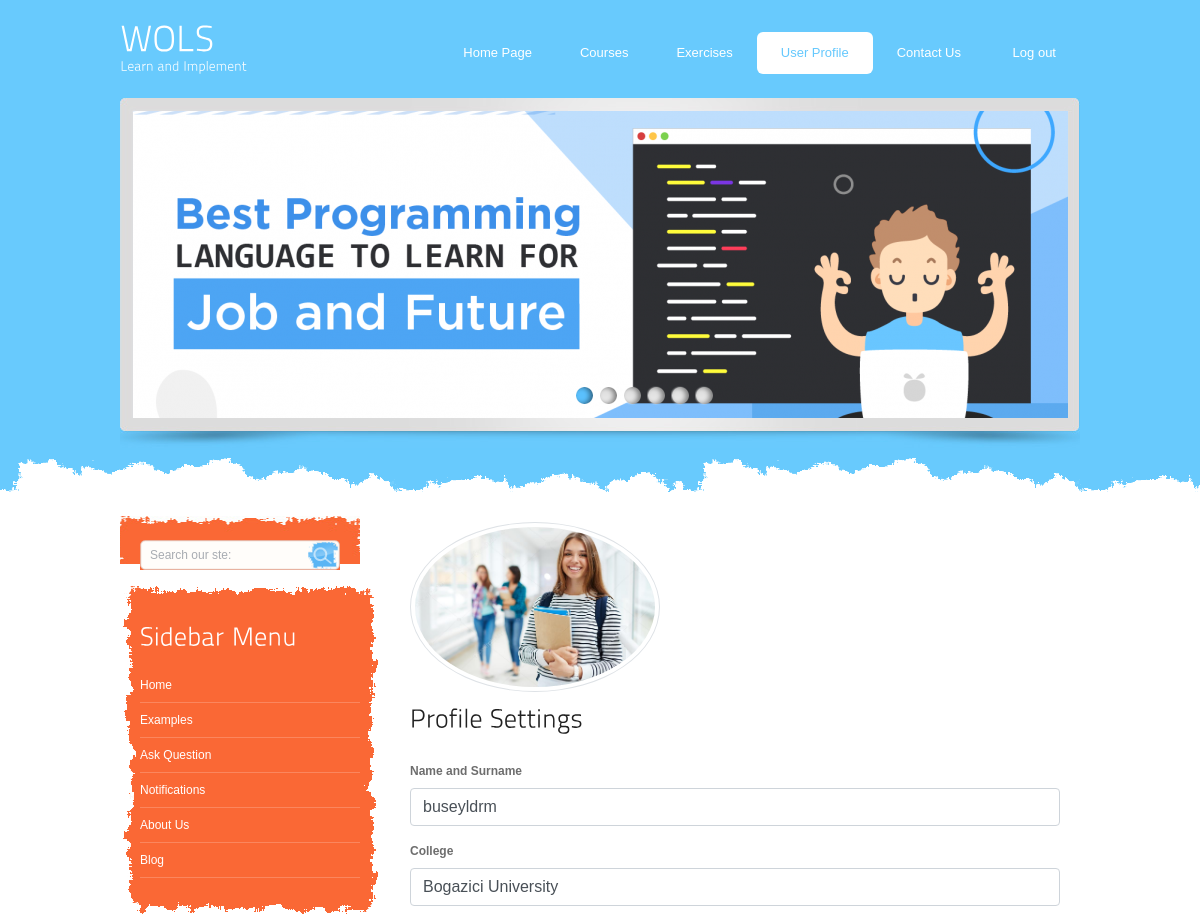
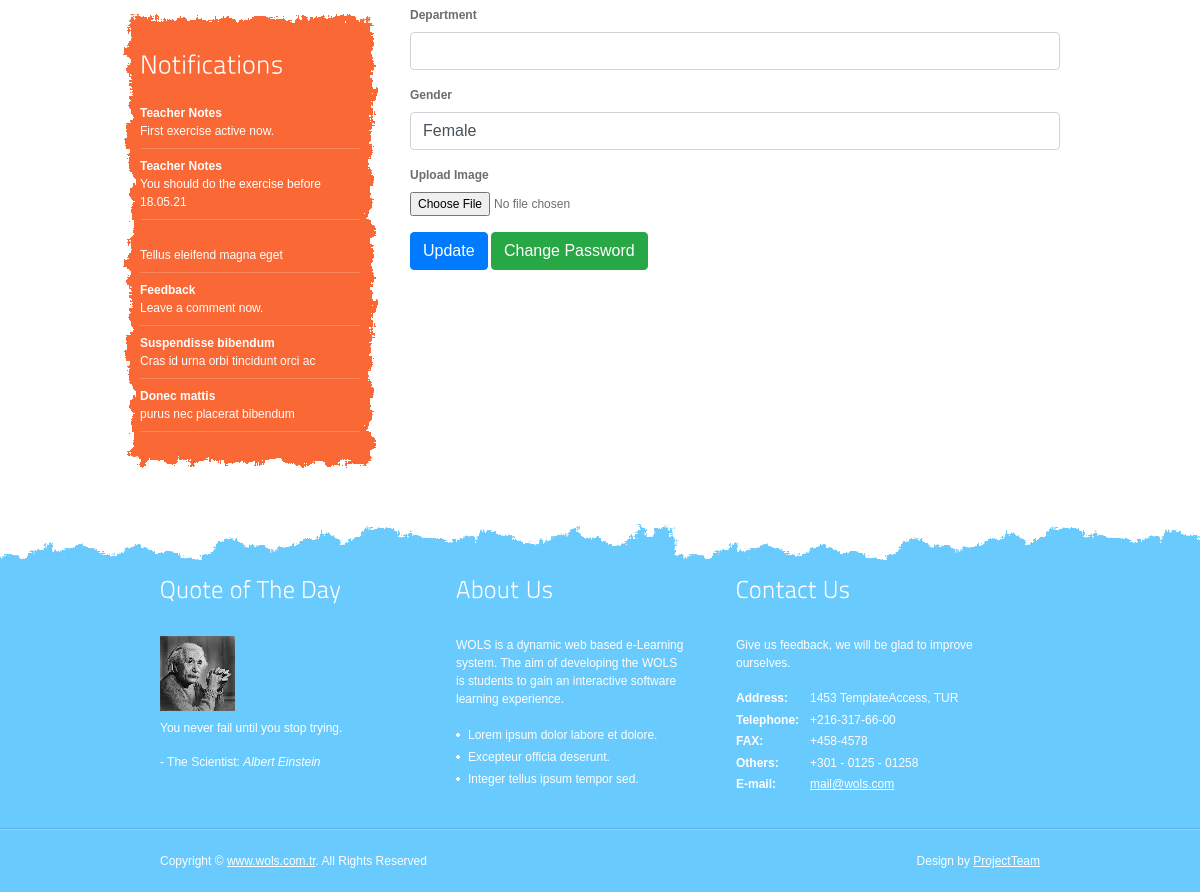
The page /student/studentProfile.php (signed in) on the database its author committed (2 pictures, top to bottom).
### tables this page shows
CREATE TABLE `user` (
  `name` varchar(50) NOT NULL,
  `college` varchar(100) NOT NULL,
  `email` varchar(50) NOT NULL,
  `password` varchar(50) NOT NULL,
  `gender` text NOT NULL,
  `images` text NOT NULL,
  `department` text NOT NULL
);

### student/studentProfile.php (the view, shortened to what this page needs)
<?php
 include"stuInclude/header.php";
 include_once('../database.php');
  if(!(isset($_SESSION['email'])))
    {
        header("location:../login.php");
    }
    else
    {
        $email = $_SESSION['email'];
    }
 $query = "SELECT * FROM user WHERE email = '$email'";
 $result = $con->query($query);
 if($result->num_rows == 1){
	 $row = $result->fetch_assoc();
	 $stuName = $row["name"];
	 $stuColl = $row["college"];
	 $stuGen = $row["gender"];
	 $stuDep = $row["department"];
 }
?>
<div class="content">
    <div class="content_resize">
      <div class="mainbar">
        <div class="article">
          <img src="../image/stu/student.jpg" width="250px" height="260px" alt="studentimage" class="img-thumbnail rounded-circle"> &emsp;&emsp;
           <h2><span>Profile</span> Settings</h2>
        </div>
        <div class="article">
          <form method="POST" enctype="multipart/form-data">
	       <div class="form-group">
           <label for="stuName"><strong>Name and Surname</strong></label>
	       <input type="text" class="form-control" id="stuName" name="stuName" value="<?php if(isset($stuName)) {echo $stuName;} ?>">
	       </div>
	       <div class="form-group">
           <label for="stuColl"><strong>College</strong></label>
	       <input type="text" class="form-control" id="stuColl" name="stuColl" value="<?php if(isset($stuColl)) {echo $stuColl;} ?>">
	       </div>
	       <div class="form-group">
           <label for="stuDep"><strong>Department</strong></label>
	       <input type="text" class="form-control" id="stuDep" name="stuDep" value="<?php if(isset($stuDep)) {echo $stuDep;} ?>">
	       </div>
	       <div class="form-group">
           <label for="stuGen"><strong>Gender</strong></label>
	       <input type="text" class="form-control" id="stuGen" name="stuGen" value="<?php if(isset($stuGen)) {echo $stuGen;} ?>">
	       </div>
	       <div class="form-group">
           <label for="stuImg"><strong>Upload Image</strong></label>
	       <input type="file" class="form-control-file" id="stuImg" name="stuImg">
	       </div>
	       <button type="submit" class="btn btn-primary" name="updateStuNameBtn">Update</button>
	       <button type="submit" class="btn btn-success" name="studentChangePass.php">Change Password</button>
	      </form>
        </div>
      </div>
      <div class="sidebar">
        <div class="searchform">
          <form id="formsearch" name="formsearch" method="post" action="#">
            <span>
            <input name="editbox_search" class="editbox_search" id="editbox_search" maxlength="80" value="Search our ste:" type="text" />
            </span>
            <input name="button_search" src="../images/search.gif" class="button_search" type="image" />
          </form>
        </div>
        <div class="g1">
          <div class="g2">
            <div class="gadget">
              <h2 class="star"><span>Sidebar</span> Menu</h2>
              <ul class="sb_menu">
                <li><a href="../index.php">Home</a></li>
                <li><a href="../examples/example1.php">Examples</a></li>
                <li><a href="../question.php">Ask Question</a></li>
                <li><a href="#">Notifications</a></li>
                <li><a href="../about.php">About Us</a></li>
                <li><a href="../blog.php">Blog</a></li>
              </ul>
            </div>
          </div>
        </div>
        <div class="g1">
          <div class="g2">
            <div class="gadget">
              <h2 class="star"><span>Notifications</span></h2>
              <ul class="ex_menu">
                <li><a href="#">Teacher Notes</a><br />
                  First exercise active now.</li>
                <li><a href="#">Teacher Notes</a><br />
                  You should do the exercise before 18.05.21</li>
                <li><a href="#"></a><br />
                  Tellus eleifend magna eget</li>
                <li><a href="#">Feedback</a><br />
                  Leave a comment now.</li>
                <li><a href="#">Suspendisse bibendum</a><br />
                  Cras id urna orbi tincidunt orci ac</li>
                <li><a href="#">Donec mattis</a><br />
                  purus nec placerat bibendum</li>
              </ul>
            </div>
          </div>
        </div>
      </div>
    </div>
  </div>
  <div class="fbg">
    <div class="fbg_resize">
      <div class="col c1">
        <h2><span>Quote</span> of The Day</h2>
        <img src="../images/einstein.jpg" width="75" height="75" /><br>
            <blockquote>
             <p>You never fail until you stop trying.</p>
             <footer>- The Scientist: <cite title="Source Title">Albert Einstein</cite></footer>
            </blockquote>
		</div>
      <div class="col c2">
        <h2><span>About</span> Us</h2>
        <p>WOLS is a dynamic web based e-Learning system. The aim of developing the WOLS is students to gain an interactive software learning experience.</p>
        <ul class="fbg_ul">
          <li><a href="#">Lorem ipsum dolor labore et dolore.</a></li>
          <li><a href="#">Excepteur officia deserunt.</a></li>
          <li><a href="#">Integer tellus ipsum tempor sed.</a></li>
        </ul>
      </div>
      <div class="col c3">
        <h2><span>Contact</span> Us</h2>
        <p>Give us feedback, we will be glad to improve ourselves.</p>
        <p class="contact_info"> <span>Address:</span> 1453 TemplateAccess, TUR<br />
          <span>Telephone:</span> +216-317-66-00<br />
          <span>FAX:</span> +458-4578<br />
          <span>Others:</span> +301 - 0125 - 01258<br />
          <span>E-mail:</span> <a href="#">mail@wols.com</a> </p>
      </div>
    </div>
  </div>
  <div class="footer">
    <div class="footer_resize">
      <p class="lf">Copyright &copy; <a href="#">www.wols.com.tr</a>. All Rights Reserved</p>
      <p class="rf">Design by <a target="_blank" href="#">ProjectTeam</a></p>
    </div>
  </div>
 <?php
    include"stuInclude/footer.php";
 ?>

### css/style.css (style rules this page uses)
body { margin:0; padding:0; width:100%; color:#6d6d6d; font:normal 12px/1.5em "Liberation sans", Arial, Helvetica, sans-serif; background:#fff; }
html, .main { padding:0; margin:0; }
h2 { margin:8px 0; padding:8px 0; font-size:26px; font-weight:normal; color:#212121; }
p { margin:8px 0; padding:0 0 8px 0; }
a { color:#65c8fd; text-decoration:underline; }
.header, .content, .menu_nav, .fbg, .footer, form, ol, ol li, ul, .content .mainbar, .content .sidebar { margin:0; padding:0; }
.content { padding:0; }
.content_resize { margin:0 auto; padding:24px 0 40px; width:960px; }
.content .mainbar { margin:0; padding:0; float:right; width:690px; }
.content .mainbar h2 { margin-bottom:0; padding-bottom:8px; font-size:26px; line-height:1.2em; color:#212121; }
.content .mainbar .article { margin:0 0 8px; padding:6px 20px; }
.content .sidebar { padding:0; float:left; width:260px; }
.content .sidebar .gadget { margin:0; padding:12px 20px 24px; background:url(../images/gadget.gif) repeat-y center top; }
.content .sidebar h2 { color:#fff; }
.content .sidebar .g1 { padding:12px 0 0; background:url(../images/gadget_top.gif) no-repeat center top; }
.content .sidebar .g2 { margin:0 0 16px; padding:0 0 12px; background:url(../images/gadget_bot.gif) no-repeat center bottom; }
ul.sb_menu, ul.ex_menu { margin:0; padding:0; list-style:none; color:#fff; }
ul.sb_menu li, ul.ex_menu li { margin:0; border-bottom:1px solid #fb865e; }
ul.sb_menu li, ul.ex_menu li { padding:8px 0; width:220px; }
ul.sb_menu li a { color:#fff; text-decoration:none; margin-left:-16px; padding:4px 8px 4px 16px; }
ul.ex_menu li a { font-weight:bold; color:#fff; text-decoration:none; }
.fbg { padding:0; background:#68cafd url(../images/footer_bg.gif) repeat-x left top; border-bottom:1px solid #5db4e1; }
.fbg_resize { margin:0 auto; width:920px; padding:40px 20px 16px; color:#fff; }
.fbg h2 { color:#fff; padding-bottom:24px; font-size:24px; }
.fbg .col { margin:0; float:left; }
.fbg .c1 { padding:0 16px 0 0; width:280px; }
.fbg .c2 { padding:0 36px 0 16px; width:280px; }
.fbg .c3 { padding:0 0 0 16px; width:274px; }
.fbg .fbg_ul { margin:0; padding:0; list-style:none; }
.fbg .fbg_ul li { margin:0; padding:0; list-style:none; }
.fbg .fbg_ul li a { display:block; margin:0; padding:2px 0 2px 12px; color:#fff; text-decoration:none; background:url(../images/li.gif) no-repeat left center; }
.fbg p.contact_info { line-height:1.8em; }
.fbg p.contact_info a { color:#fff; text-decoration:underline; font-weight:normal; }
.fbg p.contact_info span { display:block; float:left; width:74px; font-weight:bold; }
.searchform { padding:0 0 16px; float:left; }
#formsearch { margin:0; padding:24px 20px 24px 20px; width:auto; height:30px; background:url(../images/search_mbg.jpg) no-repeat center top; }
#formsearch span { display:block; margin:0; padding:0; float:left; background:url(../images/search_bg.gif) no-repeat left top; }
#formsearch input.editbox_search { margin:0; padding:8px 10px; float:left; width:168px; font-size:12px; line-height:14px; color:#a8acb2; background:none; outline:none; border:none; }
#formsearch input.button_search { margin:0; padding:0; border:none; float:left; }
.footer { border-top:1px solid #8ad8fe; background:#68cafd; }
.footer_resize { margin:0 auto; padding:0 20px; width:920px; line-height:1.5em; color:#fff; }
.footer_resize p { margin:24px 0; padding:0; line-height:normal; white-space:nowrap; text-indent:inherit; }
.footer_resize a { color:#fff; font-weight:normal; margin:0; padding:0; border:none; text-decoration:underline; background-color:transparent; }
.footer_resize .lf { float:left; }
.footer_resize .rf { float:right; }
a { outline:none; }

### rows shown on the page
user: stuName "buseyldrm", stuColl "Bogazici University", stuGen "Female"
